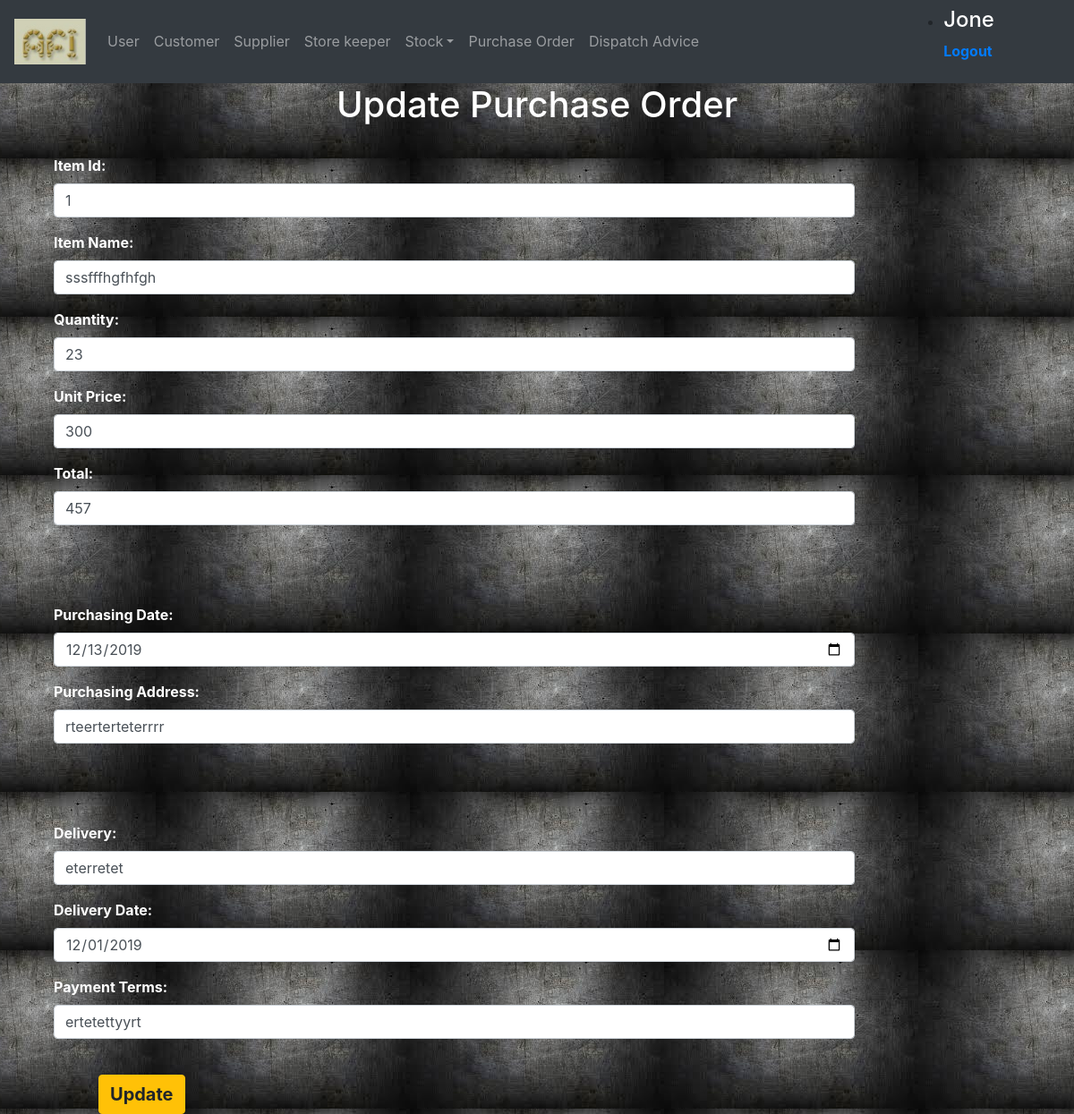
/purchaseOrder/edit.php?id=1 (signed in), run on the app's committed database.
### tables this page shows
CREATE TABLE `purchaseorder` (
  `itemId` int(10) NOT NULL,
  `itemName` varchar(20) NOT NULL,
  `quantity` int(10) NOT NULL,
  `unitPrice` float NOT NULL,
  `total` float NOT NULL,
  `purDate` date NOT NULL,
  `purAddress` varchar(50) NOT NULL,
  `delivery` varchar(10) NOT NULL,
  `deliveryDate` date NOT NULL,
  `payTerms` varchar(50) NOT NULL
);

### purchaseOrder/edit.php (the view, shortened to what this page needs)
<?php
  include '../login/dbconnection.php';
  $id=$_GET["id"];
  if (isset($id)) {
    $sqlQuery = "SELECT * FROM purchaseorder WHERE itemId = $id";
    $result =mysqli_query($conn, $sqlQuery);
    $row = mysqli_fetch_array($result,MYSQLI_ASSOC);
  }
?>
<!DOCTYPE html>
<html lang="en">
<head>
  <link rel="stylesheet" href="../css/bootstrap.min.css">
  <link rel="stylesheet" type="text/css" href="../css/purchaseOrder.css"></script>
</head>
<body>
  <header><?php include '../login/nav.php'?></header>
  <div class="container">
    <h1>Update Purchase Order</h1><br>
    <div class="col-xl-10 col-lg-10 col-md-10 col-sm-10" id="cover">
      <form action="" method="post">
        <div class="form-group">
          <label for="id">Item Id:</label>
          <input type="id" class="form-control" placeholder="Enter Id" name="itemId" value="<?=$row["itemId"]?>">
        </div>
        <div class="form-group">
          <label for="itemName">Item Name:</label>
          <input type="text" class="form-control" placeholder="Enter Item Name" name="itemName" value="<?=$row["itemName"]?>">
        </div>
        <div class="form-group">
          <label for="quantity">Quantity:</label>
          <input type="text" class="form-control" placeholder="Enter Quantity" name="quantity" value="<?=$row["quantity"]?>">
        </div>
        <div class="form-group">
          <label for="unitPrice">Unit Price:</label>
          <input type="text" class="form-control" placeholder="Enter Unit Price" name="unitPrice" value="<?=$row["unitPrice"]?>">
        </div>
        <div class="form-group">
          <label for="total">Total:</label>
          <input type="text" class="form-control" placeholder="Enter Total" name="total" value="<?=$row["total"]?>">
        </div>
        <br><br><br>
        <div class="form-group">
          <label for="purDate">Purchasing Date:</label>
          <input type="date" class="form-control" placeholder="Enter Purchasing Date" name="purDate" value="<?=$row["purDate"]?>"></textarea>
        </div>
        <div class="form-group">
          <label for="purAddress">Purchasing Address:</label>
          <input type="text" class="form-control" placeholder="Enter Purchasing Address" name="purAddress" value="<?=$row["purAddress"]?>">
        </div>
        <br><br><br>
        <div class="form-group">
          <label for="delivery">Delivery:</label>
          <input type="text" class="form-control" placeholder="Enter Delivery" name="delivery" value="<?=$row["delivery"]?>"></textarea>
        </div>
        <div class="form-group">
          <label for="deliveryDate">Delivery Date:</label>
          <input type="date" class="form-control" placeholder="Enter Delivery Date" name="deliveryDate" value="<?=$row["deliveryDate"]?>"></textarea>
        </div>
        <div class="form-group">
          <label for="paymentTerms">Payment Terms:</label>
          <input type="text" class="form-control" placeholder="Enter Payment Terms" name="payTerms" value="<?=$row["payTerms"]?>"></textarea>
        </div>
        <br>
        <input id="Butt" type="submit" class="btn btn-warning" name="submit" value="Update">
      </form>
      </div>
    </div>
</body>
</html>

### css/purchaseOrder.css (style rules this page uses)
h1 { color: white; text-align: center; font-weight: bold; }
body { background: url(../images/purOrder_bg.jpg); background-size: fixed; background-position: top; }
#cover { align-items: center; position: relative; }
label { color: white; font-weight: bold; }
input { margin-left: 50px; }
#Butt { font-size: 20px; font-weight: bold; margin-left: 50px; }

### data on the page
purchaseorder: itemId "1", itemName "sssfffhgfhfgh", quantity "23", unitPrice "300", total "457", purDate "12/13/2019", purAddress "rteerterteterrrr", delivery "eterretet", deliveryDate "12/01/2019", payTerms "ertetettyyrt"

### other printed values
$_SESSION['username'] "Jone"
